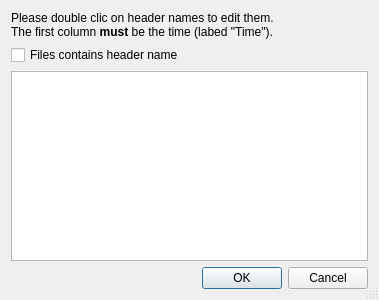
<?xml version="1.0" encoding="UTF-8"?>
<ui version="4.0">
 <class>FileHeadersDialog</class>
 <widget class="QDialog" name="FileHeadersDialog">
  <property name="windowModality">
   <enum>Qt::ApplicationModal</enum>
  </property>
  <property name="geometry">
   <rect>
    <x>0</x>
    <y>0</y>
    <width>379</width>
    <height>300</height>
   </rect>
  </property>
  <property name="windowTitle">
   <string>File Header Wizard</string>
  </property>
  <property name="sizeGripEnabled">
   <bool>true</bool>
  </property>
  <property name="modal">
   <bool>true</bool>
  </property>
  <layout class="QVBoxLayout" name="verticalLayout">
   <item>
    <widget class="QLabel" name="label">
     <property name="text">
      <string>&lt;html&gt;&lt;head/&gt;&lt;body&gt;&lt;p&gt;Please double clic on header names to edit them.&lt;br/&gt;The first column &lt;span style=&quot; font-weight:600;&quot;&gt;must&lt;/span&gt; be the time (labed &amp;quot;Time&amp;quot;).&lt;/p&gt;&lt;/body&gt;&lt;/html&gt;</string>
     </property>
    </widget>
   </item>
   <item>
    <widget class="QCheckBox" name="headersCheckBox">
     <property name="text">
      <string>Files contains header name</string>
     </property>
    </widget>
   </item>
   <item>
    <widget class="QTableWidget" name="tableWidget"/>
   </item>
   <item>
    <widget class="QDialogButtonBox" name="buttonBox">
     <property name="orientation">
      <enum>Qt::Horizontal</enum>
     </property>
     <property name="standardButtons">
      <set>QDialogButtonBox::Cancel|QDialogButtonBox::Ok</set>
     </property>
    </widget>
   </item>
  </layout>
 </widget>
 <resources/>
 <connections>
  <connection>
   <sender>buttonBox</sender>
   <signal>accepted()</signal>
   <receiver>FileHeadersDialog</receiver>
   <slot>accept()</slot>
   <hints>
    <hint type="sourcelabel">
     <x>248</x>
     <y>254</y>
    </hint>
    <hint type="destinationlabel">
     <x>157</x>
     <y>274</y>
    </hint>
   </hints>
  </connection>
  <connection>
   <sender>buttonBox</sender>
   <signal>rejected()</signal>
   <receiver>FileHeadersDialog</receiver>
   <slot>reject()</slot>
   <hints>
    <hint type="sourcelabel">
     <x>316</x>
     <y>260</y>
    </hint>
    <hint type="destinationlabel">
     <x>286</x>
     <y>274</y>
    </hint>
   </hints>
  </connection>
 </connections>
</ui>
